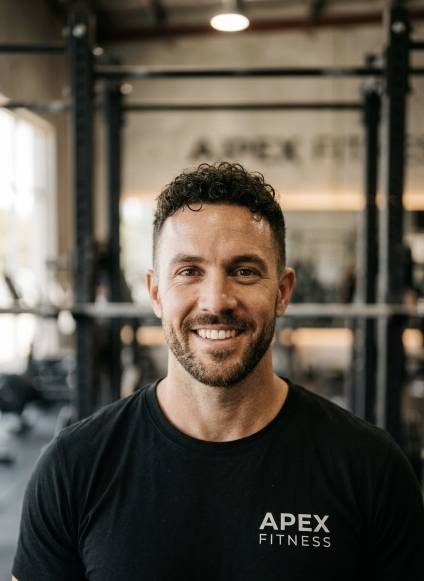
#> input picture scripts/george.jpg, 848 x 1161 px (shown at 1/2 size)
$ python -i image_compose.py   (imports and definitions only)
#> lines starting #> are read from the running program, lines starting #| are printed output that depends on the picture
#> further down, picture is the input picture: PIL image 848x1161 RGB; mean R, G, B 90.5, 83.7, 72.7
"""
Poster compositor — takes a user's exact product photo and produces a
marketing-ready image with:
  • Dramatic cinematic treatment (contrast boost, vignette, colour grade)
  • AI-generated headline + subtext rendered on top
  • Brand-appropriate layout (gradient overlay + text on bottom third)
"""

from __future__ import annotations

import math
import os
import textwrap
from io import BytesIO

import requests
from PIL import (
    Image,
    ImageDraw,
    ImageEnhance,
    ImageFilter,
    ImageFont,
)

# ---------------------------------------------------------------------------
# Font discovery — tries bold/heavy system fonts in order
# ---------------------------------------------------------------------------
_BOLD_FONT_CANDIDATES = [
    # Linux (common on EC2/Ubuntu)
    "/usr/share/fonts/truetype/liberation/LiberationSans-Bold.ttf",
    "/usr/share/fonts/truetype/dejavu/DejaVuSans-Bold.ttf",
    "/usr/share/fonts/truetype/freefont/FreeSansBold.ttf",
    "/usr/share/fonts/truetype/ubuntu/Ubuntu-B.ttf",
    # macOS
    "/System/Library/Fonts/Helvetica.ttc",
    "/Library/Fonts/Arial Bold.ttf",
    "/System/Library/Fonts/SFNSDisplay-Bold.otf",
    # Windows
    "C:/Windows/Fonts/arialbd.ttf",
    "C:/Windows/Fonts/impact.ttf",
]
_REGULAR_FONT_CANDIDATES = [
    "/usr/share/fonts/truetype/liberation/LiberationSans-Regular.ttf",
    "/usr/share/fonts/truetype/dejavu/DejaVuSans.ttf",
    "/usr/share/fonts/truetype/ubuntu/Ubuntu-R.ttf",
    "/System/Library/Fonts/Helvetica.ttc",
    "/Library/Fonts/Arial.ttf",
    "C:/Windows/Fonts/arial.ttf",
]

_OUTPUT_SIZE = 1080  # square 1080×1080 (Instagram standard)


# [28 lines left out: functions _find_font, _load_font, _crop_centre_square, not called in this run]


def _apply_dramatic_effects(img: Image.Image) -> Image.Image:
    """Boost contrast, deepen shadows, and add a cinematic vignette."""
    # Contrast + colour punch
    img = ImageEnhance.Contrast(img).enhance(1.35)
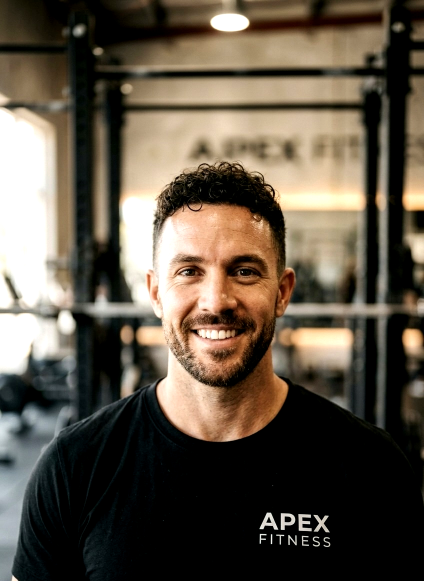
#> img: PIL image 848x1161 RGB (shown at 1/2 size); mean R, G, B 94.5, 84.4, 70.8
    img = ImageEnhance.Color(img).enhance(1.25)
    img = ImageEnhance.Brightness(img).enhance(0.92)
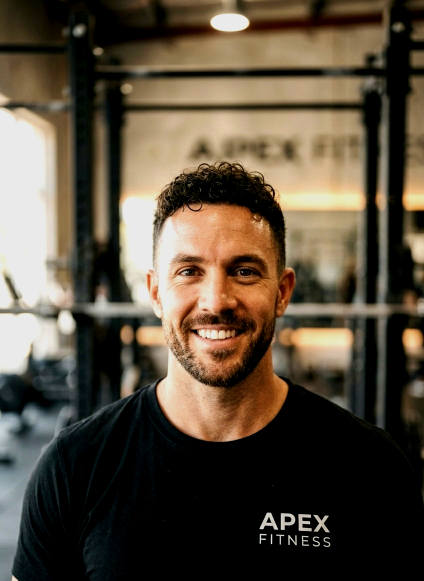
#> img: PIL image 848x1161 RGB (shown at 1/2 size); mean R, G, B 88.3, 76.8, 61.2

    # Vignette — radial dark overlay darkest at corners
    vignette = Image.new("RGBA", img.size, (0, 0, 0, 0))
#> vignette: PIL image 848x1161 RGBA; every value is 0
    draw = ImageDraw.Draw(vignette)
    cx, cy = img.size[0] // 2, img.size[1] // 2
#> cx = 424; cy = 580
    max_r = math.hypot(cx, cy)
#> max_r = 718.5
    steps = 60
    for i in range(steps, 0, -1):
        r = int(max_r * i / steps)
        alpha = int(130 * (1 - (i / steps) ** 1.6))
        draw.ellipse(
            (cx - r, cy - r, cx + r, cy + r),
            fill=(0, 0, 0, alpha),
        )
    img = img.convert("RGBA")
#> img: PIL image 848x1161 RGBA
    img = Image.alpha_composite(img, vignette)
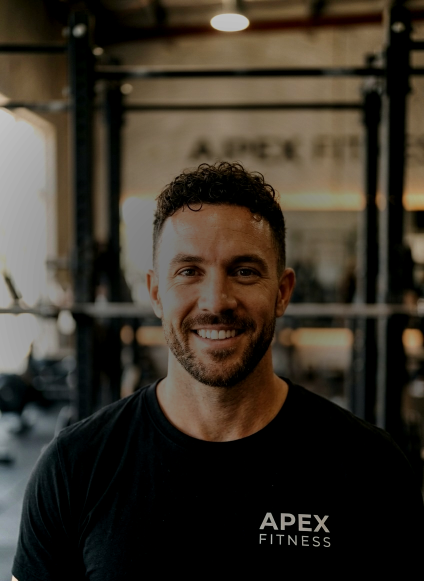
#> img: PIL image 848x1161 RGBA (shown at 1/2 size); mean R, G, B, A 57.9, 50.8, 40.6, 255
    return img.convert("RGB")


# [157 lines left out: functions _gradient_overlay, _draw_text_with_shadow, _wrap_text, make_poster, not called in this run]

>>> from PIL import Image
>>> picture = Image.open('../scripts/george.jpg')
>>> result = _apply_dramatic_effects(picture)

$ run again, on scripts/maya.jpg
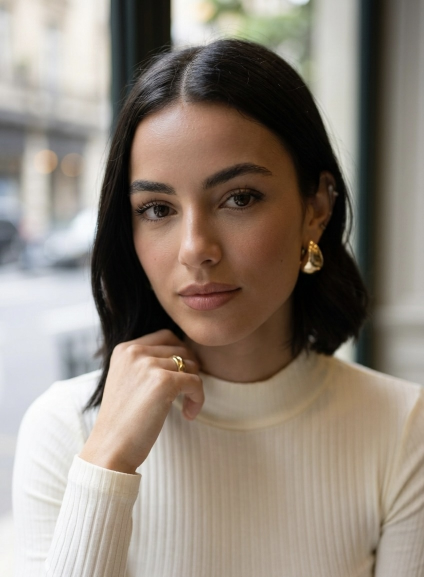
#> input picture scripts/maya.jpg, 848 x 1153 px (shown at 1/2 size)
#> picture is the input picture: PIL image 848x1153 RGB; mean R, G, B 143.6, 132.8, 121.8
#> in _apply_dramatic_effects, `img = ImageEnhance.Brightness(img).enhance(0.92)`:
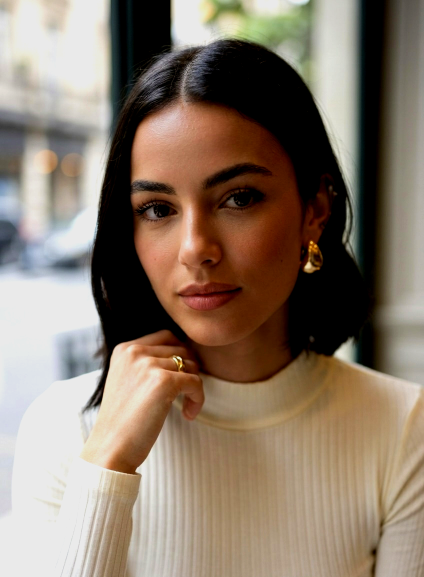
#> img: PIL image 848x1153 RGB (shown at 1/2 size); mean R, G, B 137.7, 121.8, 106.4
#> vignette: PIL image 848x1153 RGBA; every value is 0
#> in _apply_dramatic_effects, `img = Image.alpha_composite(img, vignette)`:
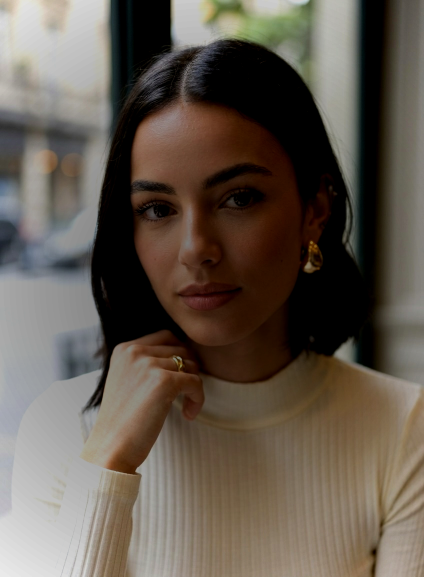
#> img: PIL image 848x1153 RGBA (shown at 1/2 size); mean R, G, B, A 99.4, 89.4, 79, 255
